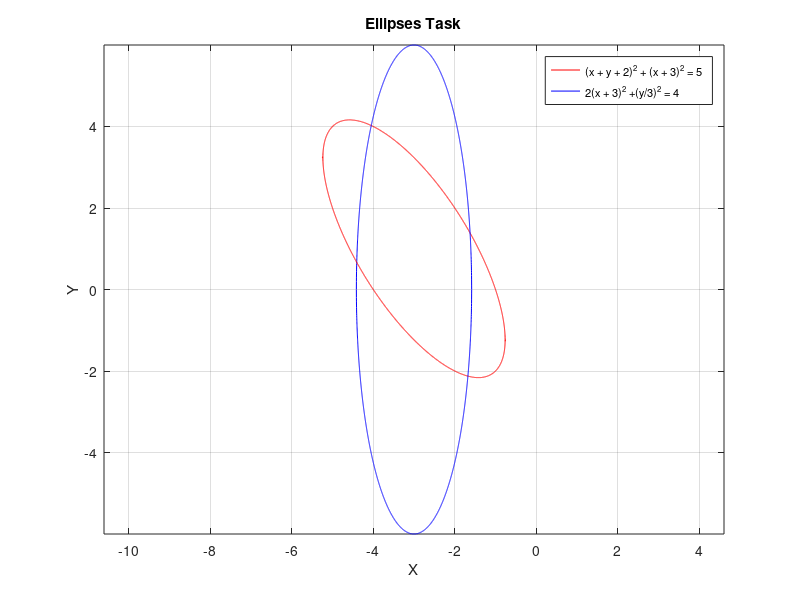

Write the MATLAB code that produced this figure. (Note: this script raises an error after producing the figure.)
% Assad Anabosi - UB21044053

% Ellipse 1 (Eq. 1)

% Range for Eq. 1
x1 = -5.25:pi/3000:-0.75;
x1 = real(x1);

% Solving Eq. 1 for y gives us two Eq.'s:
y1 = real(sqrt( -( x1 .* x1 ) - ( 6 .* x1 ) -4 ) - x1 - 2);
y1n = real(-1 .* sqrt( -( x1 .* x1 ) - ( 6 .* x1 ) -4 ) - x1 - 2);

% Ellipse 2 (Eq. 2)

% Range for Eq. 2
x2 = -4.4145:pi/3000:-1.58497;
x2 = real(x2);

% Solving Eq. 2 for y gives us two Eq.'s:
y2 = real(3 .* sqrt( ( -2 .* ( x2 .* x2 ) ) - ( 12 .* x2 ) - 14 ));
y2n = real(-3 .* sqrt( ( -2 .* ( x2 .* x2 ) ) - ( 12 .* x2 ) - 14 ));


% Plotting

p = plot(x1,y1, 'r',x2, y2, 'b', x1, y1n, 'r', x2, y2n, 'b');
grid on;
axis equal;
title('Ellipses Task');
xlabel('X');
ylabel('Y');
legend({'(x + y + 2)^2 + (x + 3)^2 = 5','2(x + 3)^2 +(y/3)^2 = 4'}, 'Location', 'northeast', 'FontSize' ,8);


% Convert Eqations into f(x) and f'(x)

% Eq.(y1 - y2) has two solutions, so we give it two different Xo to get both
% solutions.
f1 = @(x) sqrt( -( x .^ 2 ) - ( 6 .* x ) -4 ) - x - 2 - 3 .* sqrt( ( -2 .* ( x .* x ) ) - ( 12 .* x ) - 14 );
d1 = @(x) - ( x + 3 / ( sqrt( - ( x .^ 2 ) - ( 6 .* x ) - 4) ) ) + (1 .* ((6 .* (x+3))/(sqrt(-2 .* (x .* x) - 12 .* x - 14)))) - 1;

% Eq.(y1 - y2n) has no solution!
f2 = @(x) sqrt( -( x .^ 2 ) - ( 6 .* x ) -4 ) - x - 2 + 3 .* sqrt( ( -2 .* ( x .* x ) ) - ( 12 .* x ) - 14 );
d2 = @(x) - ( x + 3 / ( sqrt( - ( x .^ 2 ) - ( 6 .* x ) - 4) ) ) + (- ((6 .* (x+3))/(sqrt(-2 .* (x .* x) - 12 .* x - 14)))) - 1;

% Eq.(y1n - y2) has one solution
f3 = @(x) -1 .* sqrt( -( x .* x ) - ( 6 .* x ) -4 ) - x - 2 - 3 .* sqrt( ( -2 .* ( x .* x ) ) - ( 12 .* x ) - 14 );
d3 = @(x) ((x+3) / sqrt(-1 .* (x.*x) - 6 .* x - 4)) + ((6 .* (x+3))/(sqrt(-2 .* (x .* x) - 12 .* x - 14))) - 1;

% Eq.(y1n - y2n) has one solution
f4 = @(x) -1 .* sqrt( -( x .* x ) - ( 6 .* x ) -4 ) - x - 2 + 3 .* sqrt( ( -2 .* ( x .* x ) ) - ( 12 .* x ) - 14 );
d4 = @(x) ((x+3) / sqrt(-1 .* (x.*x) - 6 .* x - 4)) - ( ( 6 .* (x + 3) ) / ( sqrt(-2 .* (x .* x) - 12 .* x - 14) ) ) - 1;


% Newton's Method

Xo = 1;
intersection1 = 0;
for i=1:100
    Xi = Xo - (f1(Xo) / d1(Xo));
   if abs(Xi - Xo) <= 0.001
       intersection1 = Xi;
       break
   end
   Xo = Xi;
end
intersection1 = [real(intersection1), real(sqrt( -( intersection1 .* intersection1 ) - ( 6 .* intersection1 ) -4 ) - intersection1 - 2)];

Xo = -4;
intersection2 = 0;
for i=1:100
    Xi = Xo - (f1(Xo) / d1(Xo));
   if abs(Xi - Xo) <= 0.001
       intersection2 = Xi;
       break
   end
   Xo = Xi;
end
intersection2 = [real(intersection2), real(sqrt( -( intersection2 .* intersection2 ) - ( 6 .* intersection2 ) -4 ) - intersection2 - 2)];


Xo = 1;
intersection3 = 0;
for i=1:100
    Xi = Xo - (f3(Xo) / d3(Xo));
   if abs(Xi - Xo) <= 0.001
       intersection3 = Xi;
       break
   end
   Xo = Xi;
end
intersection3 = [real(intersection3), real(3 .* sqrt( ( -2 .* ( intersection3 .* intersection3 ) ) - ( 12 .* intersection3 ) - 14 ))];

Xo = 1;
intersection4 = 0;
for i=1:100
    Xi = Xo - (f4(Xo) / d4(Xo));
   if abs(Xi - Xo) <= 0.001
       intersection4 = Xi;
       break
   end
   Xo = Xi;
end
intersection4 = [real(intersection4), real(-3 .* sqrt( ( -2 .* ( intersection4 .* intersection4 ) ) - ( 12 .* intersection4 ) - 14 ))];

% Printing the intersections as pairs X , Y

intersection1, intersection2, intersection3, intersection4

datatip(p(1), intersection1(1), intersection1(2), Location='northeast', FontSize=8);
datatip(p(1), intersection2(1), intersection2(2), Location='northwest', FontSize=8);
datatip(p(3), intersection3(1), intersection3(2), Location='southwest', FontSize=8);
datatip(p(4), intersection4(1), intersection4(2), Location='southeast', FontSize=8);

